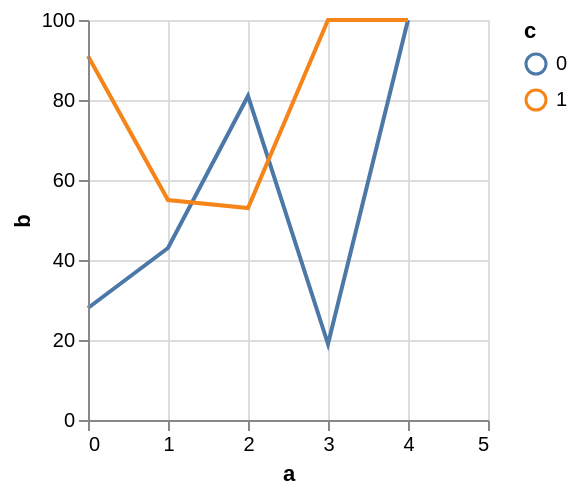

This figure's Vega-Lite source:
### Vega specification from a JSON file in a GitHub repository (floating-point values rounded to 4 significant figures)
{"$schema": "https://vega.github.io/schema/vega/v5.json", "autosize": "pad", "padding": 5, "width": 200, "height": 200, "style": "cell", "data": [{"name": "source_0", "values": [{"a": 0, "b": 28, "c": 0}, {"a": 0, "b": 91, "c": 1}, {"a": 1, "b": 43, "c": 0}, {"a": 1, "b": 55, "c": 1}, {"a": 2, "b": 81, "c": 0}, {"a": 2, "b": 53, "c": 1}, {"a": 3, "b": 19, "c": 0}]}, {"name": "data_0", "source": "source_0", "transform": [{"type": "impute", "field": "b", "key": "a", "keyvals": [4], "method": "value", "groupby": ["c"], "value": null}, {"type": "formula", "expr": "datum.b === null ? 100 : datum.b", "as": "b"}]}], "marks": [{"name": "pathgroup", "type": "group", "from": {"facet": {"name": "faceted_path_main", "data": "data_0", "groupby": ["c"]}}, "encode": {"update": {"width": {"field": {"group": "width"}}, "height": {"field": {"group": "height"}}}}, "marks": [{"name": "marks", "type": "line", "style": ["line"], "sort": {"field": "datum[\"a\"]", "order": "descending"}, "from": {"data": "faceted_path_main"}, "encode": {"update": {"stroke": {"scale": "color", "field": "c"}, "tooltip": {"signal": "{\"a\": format(datum[\"a\"], \"\"), \"b\": format(datum[\"b\"], \"\"), \"c\": ''+datum[\"c\"]}"}, "x": {"scale": "x", "field": "a"}, "y": {"scale": "y", "field": "b"}, "defined": {"signal": "datum[\"a\"] !== null && !isNaN(datum[\"a\"]) && datum[\"b\"] !== null && !isNaN(datum[\"b\"])"}}}}]}], "scales": [{"name": "x", "type": "linear", "domain": {"data": "data_0", "field": "a"}, "range": [0, {"signal": "width"}], "nice": 1, "zero": false}, {"name": "y", "type": "linear", "domain": {"data": "data_0", "field": "b"}, "range": [{"signal": "height"}, 0], "nice": true, "zero": true}, {"name": "color", "type": "ordinal", "domain": {"data": "data_0", "field": "c", "sort": true}, "range": "category", "interpolate": "hcl"}], "axes": [{"scale": "x", "orient": "bottom", "grid": false, "title": "a", "labelFlush": true, "labelOverlap": true, "tickCount": {"signal": "ceil(width/40)"}, "zindex": 1}, {"scale": "x", "orient": "bottom", "gridScale": "y", "grid": true, "tickCount": {"signal": "ceil(width/40)"}, "domain": false, "labels": false, "maxExtent": 0, "minExtent": 0, "ticks": false, "zindex": 0}, {"scale": "y", "orient": "left", "grid": false, "title": "b", "labelOverlap": true, "tickCount": {"signal": "ceil(height/40)"}, "zindex": 1}, {"scale": "y", "orient": "left", "gridScale": "x", "grid": true, "tickCount": {"signal": "ceil(height/40)"}, "domain": false, "labels": false, "maxExtent": 0, "minExtent": 0, "ticks": false, "zindex": 0}], "legends": [{"stroke": "color", "gradientLength": {"signal": "clamp(height, 64, 200)"}, "title": "c"}]}
